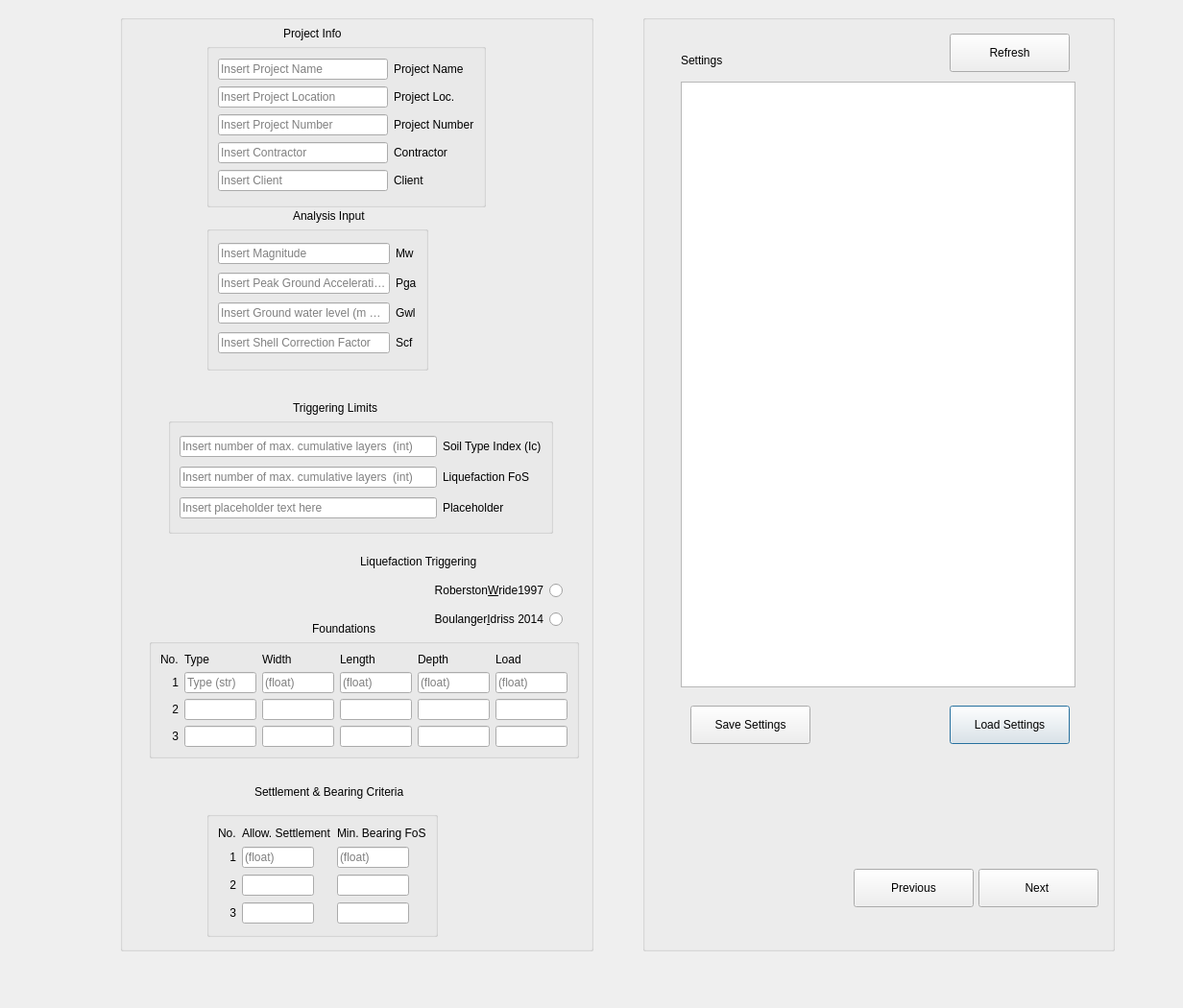
<?xml version="1.0" encoding="UTF-8"?>
<ui version="4.0">
 <class>Widget</class>
 <widget class="QDialog" name="Widget">
  <property name="geometry">
   <rect>
    <x>0</x>
    <y>0</y>
    <width>1232</width>
    <height>1050</height>
   </rect>
  </property>
  <property name="maximumSize">
   <size>
    <width>1233</width>
    <height>16777215</height>
   </size>
  </property>
  <property name="windowTitle">
   <string>Dialog</string>
  </property>
  <widget class="QWidget" name="verticalLayoutWidget_3">
   <property name="geometry">
    <rect>
     <x>100</x>
     <y>10</y>
     <width>1061</width>
     <height>991</height>
    </rect>
   </property>
   <layout class="QVBoxLayout" name="verticalLayout_5" stretch="0">
    <property name="spacing">
     <number>1</number>
    </property>
    <property name="leftMargin">
     <number>25</number>
    </property>
    <property name="topMargin">
     <number>5</number>
    </property>
    <property name="bottomMargin">
     <number>10</number>
    </property>
    <item>
     <layout class="QHBoxLayout" name="horizontalLayout">
      <item>
       <layout class="QVBoxLayout" name="verticalLayout_4" stretch="0">
        <item>
         <widget class="QGroupBox" name="groupBox">
          <property name="sizePolicy">
           <sizepolicy hsizetype="Preferred" vsizetype="Preferred">
            <horstretch>0</horstretch>
            <verstretch>0</verstretch>
           </sizepolicy>
          </property>
          <property name="title">
           <string/>
          </property>
          <widget class="QGroupBox" name="gridGroupBox">
           <property name="geometry">
            <rect>
             <x>90</x>
             <y>30</y>
             <width>291</width>
             <height>171</height>
            </rect>
           </property>
           <layout class="QGridLayout" name="gridLayout">
            <item row="1" column="0">
             <widget class="QLineEdit" name="proj_loc">
              <property name="placeholderText">
               <string>Insert Project Location</string>
              </property>
             </widget>
            </item>
            <item row="5" column="1">
             <widget class="QLabel" name="label_37">
              <property name="text">
               <string>Client</string>
              </property>
             </widget>
            </item>
            <item row="1" column="1">
             <widget class="QLabel" name="label_2">
              <property name="text">
               <string>Project Loc.</string>
              </property>
             </widget>
            </item>
            <item row="0" column="1">
             <widget class="QLabel" name="label">
              <property name="text">
               <string>Project Name</string>
              </property>
             </widget>
            </item>
            <item row="4" column="1">
             <widget class="QLabel" name="label_3">
              <property name="text">
               <string>Contractor</string>
              </property>
             </widget>
            </item>
            <item row="0" column="0">
             <widget class="QLineEdit" name="proj_name">
              <property name="placeholderText">
               <string>Insert Project Name</string>
              </property>
             </widget>
            </item>
            <item row="3" column="0">
             <widget class="QLineEdit" name="proj_num">
              <property name="placeholderText">
               <string>Insert Project Number</string>
              </property>
             </widget>
            </item>
            <item row="3" column="1">
             <widget class="QLabel" name="label_4">
              <property name="text">
               <string>Project Number</string>
              </property>
             </widget>
            </item>
            <item row="4" column="0">
             <widget class="QLineEdit" name="proj_contractor">
              <property name="placeholderText">
               <string>Insert Contractor</string>
              </property>
             </widget>
            </item>
            <item row="5" column="0">
             <widget class="QLineEdit" name="proj_client">
              <property name="placeholderText">
               <string>Insert Client</string>
              </property>
             </widget>
            </item>
           </layout>
          </widget>
          <widget class="QGroupBox" name="gridGroupBox_3">
           <property name="geometry">
            <rect>
             <x>90</x>
             <y>220</y>
             <width>231</width>
             <height>151</height>
            </rect>
           </property>
           <property name="title">
            <string/>
           </property>
           <layout class="QGridLayout" name="gridLayout_3">
            <item row="0" column="0">
             <widget class="QLineEdit" name="m_w">
              <property name="placeholderText">
               <string>Insert Magnitude </string>
              </property>
             </widget>
            </item>
            <item row="1" column="1">
             <widget class="QLabel" name="label_9">
              <property name="text">
               <string>Pga</string>
              </property>
             </widget>
            </item>
            <item row="1" column="0">
             <widget class="QLineEdit" name="pga">
              <property name="placeholderText">
               <string>Insert Peak Ground Acceleration (g)</string>
              </property>
             </widget>
            </item>
            <item row="0" column="1">
             <widget class="QLabel" name="label_10">
              <property name="text">
               <string>Mw</string>
              </property>
             </widget>
            </item>
            <item row="3" column="0">
             <widget class="QLineEdit" name="gwl">
              <property name="placeholderText">
               <string>Insert Ground water level (m ACD)</string>
              </property>
             </widget>
            </item>
            <item row="4" column="0">
             <widget class="QLineEdit" name="scf">
              <property name="placeholderText">
               <string>Insert Shell Correction Factor </string>
              </property>
             </widget>
            </item>
            <item row="4" column="1">
             <widget class="QLabel" name="label_11">
              <property name="text">
               <string>Scf</string>
              </property>
             </widget>
            </item>
            <item row="3" column="1">
             <widget class="QLabel" name="label_12">
              <property name="text">
               <string>Gwl</string>
              </property>
             </widget>
            </item>
           </layout>
          </widget>
          <widget class="QRadioButton" name="bi2014_btn">
           <property name="geometry">
            <rect>
             <x>280</x>
             <y>620</y>
             <width>181</width>
             <height>20</height>
            </rect>
           </property>
           <property name="layoutDirection">
            <enum>Qt::RightToLeft</enum>
           </property>
           <property name="text">
            <string>Boulanger&amp;Idriss 2014</string>
           </property>
          </widget>
          <widget class="QRadioButton" name="rw1997_btn">
           <property name="geometry">
            <rect>
             <x>290</x>
             <y>590</y>
             <width>171</width>
             <height>20</height>
            </rect>
           </property>
           <property name="layoutDirection">
            <enum>Qt::RightToLeft</enum>
           </property>
           <property name="text">
            <string>Roberston&amp;Wride1997</string>
           </property>
          </widget>
          <widget class="QLabel" name="label_60">
           <property name="geometry">
            <rect>
             <x>180</x>
             <y>200</y>
             <width>91</width>
             <height>20</height>
            </rect>
           </property>
           <property name="text">
            <string>Analysis Input</string>
           </property>
          </widget>
          <widget class="QLabel" name="label_61">
           <property name="geometry">
            <rect>
             <x>170</x>
             <y>10</y>
             <width>91</width>
             <height>20</height>
            </rect>
           </property>
           <property name="text">
            <string>Project Info</string>
           </property>
          </widget>
          <widget class="QGroupBox" name="gridGroupBox_6">
           <property name="geometry">
            <rect>
             <x>30</x>
             <y>650</y>
             <width>411</width>
             <height>131</height>
            </rect>
           </property>
           <layout class="QGridLayout" name="gridLayout_6">
            <property name="sizeConstraint">
             <enum>QLayout::SetFixedSize</enum>
            </property>
            <item row="1" column="4">
             <widget class="QLineEdit" name="fd1_depth">
              <property name="sizePolicy">
               <sizepolicy hsizetype="Fixed" vsizetype="Fixed">
                <horstretch>0</horstretch>
                <verstretch>0</verstretch>
               </sizepolicy>
              </property>
              <property name="maximumSize">
               <size>
                <width>75</width>
                <height>16777215</height>
               </size>
              </property>
              <property name="placeholderText">
               <string>(float)</string>
              </property>
             </widget>
            </item>
            <item row="2" column="4">
             <widget class="QLineEdit" name="fd2_depth">
              <property name="sizePolicy">
               <sizepolicy hsizetype="Fixed" vsizetype="Fixed">
                <horstretch>0</horstretch>
                <verstretch>0</verstretch>
               </sizepolicy>
              </property>
              <property name="maximumSize">
               <size>
                <width>75</width>
                <height>16777215</height>
               </size>
              </property>
             </widget>
            </item>
            <item row="0" column="1">
             <widget class="QLabel" name="label_26">
              <property name="sizePolicy">
               <sizepolicy hsizetype="Fixed" vsizetype="Fixed">
                <horstretch>0</horstretch>
                <verstretch>0</verstretch>
               </sizepolicy>
              </property>
              <property name="text">
               <string>Type</string>
              </property>
             </widget>
            </item>
            <item row="1" column="1">
             <widget class="QLineEdit" name="fd1_name">
              <property name="sizePolicy">
               <sizepolicy hsizetype="Fixed" vsizetype="Fixed">
                <horstretch>0</horstretch>
                <verstretch>0</verstretch>
               </sizepolicy>
              </property>
              <property name="maximumSize">
               <size>
                <width>75</width>
                <height>16777215</height>
               </size>
              </property>
              <property name="placeholderText">
               <string>Type (str)</string>
              </property>
             </widget>
            </item>
            <item row="3" column="0">
             <widget class="QLabel" name="label_59">
              <property name="text">
               <string>3</string>
              </property>
              <property name="alignment">
               <set>Qt::AlignRight|Qt::AlignTrailing|Qt::AlignVCenter</set>
              </property>
             </widget>
            </item>
            <item row="0" column="3">
             <widget class="QLabel" name="label_27">
              <property name="sizePolicy">
               <sizepolicy hsizetype="Fixed" vsizetype="Fixed">
                <horstretch>0</horstretch>
                <verstretch>0</verstretch>
               </sizepolicy>
              </property>
              <property name="text">
               <string>Length</string>
              </property>
             </widget>
            </item>
            <item row="3" column="4">
             <widget class="QLineEdit" name="fd3_depth">
              <property name="sizePolicy">
               <sizepolicy hsizetype="Fixed" vsizetype="Fixed">
                <horstretch>0</horstretch>
                <verstretch>0</verstretch>
               </sizepolicy>
              </property>
              <property name="maximumSize">
               <size>
                <width>75</width>
                <height>16777215</height>
               </size>
              </property>
             </widget>
            </item>
            <item row="3" column="2">
             <widget class="QLineEdit" name="fd3_width">
              <property name="sizePolicy">
               <sizepolicy hsizetype="Fixed" vsizetype="Fixed">
                <horstretch>0</horstretch>
                <verstretch>0</verstretch>
               </sizepolicy>
              </property>
              <property name="maximumSize">
               <size>
                <width>75</width>
                <height>16777215</height>
               </size>
              </property>
             </widget>
            </item>
            <item row="0" column="4">
             <widget class="QLabel" name="label_30">
              <property name="sizePolicy">
               <sizepolicy hsizetype="Fixed" vsizetype="Fixed">
                <horstretch>0</horstretch>
                <verstretch>0</verstretch>
               </sizepolicy>
              </property>
              <property name="text">
               <string>Depth</string>
              </property>
             </widget>
            </item>
            <item row="2" column="5">
             <widget class="QLineEdit" name="fd2_load">
              <property name="sizePolicy">
               <sizepolicy hsizetype="Fixed" vsizetype="Fixed">
                <horstretch>0</horstretch>
                <verstretch>0</verstretch>
               </sizepolicy>
              </property>
              <property name="maximumSize">
               <size>
                <width>75</width>
                <height>16777215</height>
               </size>
              </property>
             </widget>
            </item>
            <item row="2" column="3">
             <widget class="QLineEdit" name="fd2_length">
              <property name="sizePolicy">
               <sizepolicy hsizetype="Fixed" vsizetype="Fixed">
                <horstretch>0</horstretch>
                <verstretch>0</verstretch>
               </sizepolicy>
              </property>
              <property name="maximumSize">
               <size>
                <width>75</width>
                <height>16777215</height>
               </size>
              </property>
             </widget>
            </item>
            <item row="3" column="5">
             <widget class="QLineEdit" name="fd3_load">
              <property name="sizePolicy">
               <sizepolicy hsizetype="Fixed" vsizetype="Fixed">
                <horstretch>0</horstretch>
                <verstretch>0</verstretch>
               </sizepolicy>
              </property>
              <property name="maximumSize">
               <size>
                <width>75</width>
                <height>16777215</height>
               </size>
              </property>
             </widget>
            </item>
            <item row="3" column="3">
             <widget class="QLineEdit" name="fd3_length">
              <property name="sizePolicy">
               <sizepolicy hsizetype="Fixed" vsizetype="Fixed">
                <horstretch>0</horstretch>
                <verstretch>0</verstretch>
               </sizepolicy>
              </property>
              <property name="maximumSize">
               <size>
                <width>75</width>
                <height>16777215</height>
               </size>
              </property>
             </widget>
            </item>
            <item row="0" column="0">
             <widget class="QLabel" name="label_35">
              <property name="sizePolicy">
               <sizepolicy hsizetype="Fixed" vsizetype="Fixed">
                <horstretch>0</horstretch>
                <verstretch>0</verstretch>
               </sizepolicy>
              </property>
              <property name="text">
               <string>No.</string>
              </property>
             </widget>
            </item>
            <item row="2" column="0">
             <widget class="QLabel" name="label_58">
              <property name="text">
               <string>2</string>
              </property>
              <property name="alignment">
               <set>Qt::AlignRight|Qt::AlignTrailing|Qt::AlignVCenter</set>
              </property>
             </widget>
            </item>
            <item row="3" column="1">
             <widget class="QLineEdit" name="fd3_name">
              <property name="sizePolicy">
               <sizepolicy hsizetype="Fixed" vsizetype="Fixed">
                <horstretch>0</horstretch>
                <verstretch>0</verstretch>
               </sizepolicy>
              </property>
              <property name="maximumSize">
               <size>
                <width>75</width>
                <height>16777215</height>
               </size>
              </property>
             </widget>
            </item>
            <item row="1" column="0">
             <widget class="QLabel" name="label_34">
              <property name="text">
               <string>1</string>
              </property>
              <property name="alignment">
               <set>Qt::AlignRight|Qt::AlignTrailing|Qt::AlignVCenter</set>
              </property>
             </widget>
            </item>
            <item row="0" column="2">
             <widget class="QLabel" name="label_29">
              <property name="sizePolicy">
               <sizepolicy hsizetype="Fixed" vsizetype="Fixed">
                <horstretch>0</horstretch>
                <verstretch>0</verstretch>
               </sizepolicy>
              </property>
              <property name="text">
               <string>Width</string>
              </property>
             </widget>
            </item>
            <item row="1" column="2">
             <widget class="QLineEdit" name="fd1_width">
              <property name="sizePolicy">
               <sizepolicy hsizetype="Fixed" vsizetype="Fixed">
                <horstretch>0</horstretch>
                <verstretch>0</verstretch>
               </sizepolicy>
              </property>
              <property name="maximumSize">
               <size>
                <width>75</width>
                <height>16777215</height>
               </size>
              </property>
              <property name="placeholderText">
               <string>(float)</string>
              </property>
             </widget>
            </item>
            <item row="1" column="5">
             <widget class="QLineEdit" name="fd1_load">
              <property name="sizePolicy">
               <sizepolicy hsizetype="Fixed" vsizetype="Fixed">
                <horstretch>0</horstretch>
                <verstretch>0</verstretch>
               </sizepolicy>
              </property>
              <property name="maximumSize">
               <size>
                <width>75</width>
                <height>16777215</height>
               </size>
              </property>
              <property name="placeholderText">
               <string>(float)</string>
              </property>
             </widget>
            </item>
            <item row="1" column="3">
             <widget class="QLineEdit" name="fd1_length">
              <property name="sizePolicy">
               <sizepolicy hsizetype="Fixed" vsizetype="Fixed">
                <horstretch>0</horstretch>
                <verstretch>0</verstretch>
               </sizepolicy>
              </property>
              <property name="maximumSize">
               <size>
                <width>75</width>
                <height>16777215</height>
               </size>
              </property>
              <property name="placeholderText">
               <string>(float)</string>
              </property>
             </widget>
            </item>
            <item row="0" column="5">
             <widget class="QLabel" name="label_31">
              <property name="sizePolicy">
               <sizepolicy hsizetype="Fixed" vsizetype="Fixed">
                <horstretch>0</horstretch>
                <verstretch>0</verstretch>
               </sizepolicy>
              </property>
              <property name="text">
               <string>Load</string>
              </property>
             </widget>
            </item>
            <item row="2" column="1">
             <widget class="QLineEdit" name="fd2_name">
              <property name="sizePolicy">
               <sizepolicy hsizetype="Fixed" vsizetype="Fixed">
                <horstretch>0</horstretch>
                <verstretch>0</verstretch>
               </sizepolicy>
              </property>
              <property name="maximumSize">
               <size>
                <width>75</width>
                <height>16777215</height>
               </size>
              </property>
             </widget>
            </item>
            <item row="2" column="2">
             <widget class="QLineEdit" name="fd2_width">
              <property name="sizePolicy">
               <sizepolicy hsizetype="Fixed" vsizetype="Fixed">
                <horstretch>0</horstretch>
                <verstretch>0</verstretch>
               </sizepolicy>
              </property>
              <property name="maximumSize">
               <size>
                <width>75</width>
                <height>16777215</height>
               </size>
              </property>
             </widget>
            </item>
           </layout>
          </widget>
          <widget class="QLabel" name="label_36">
           <property name="geometry">
            <rect>
             <x>200</x>
             <y>630</y>
             <width>91</width>
             <height>20</height>
            </rect>
           </property>
           <property name="text">
            <string>Foundations</string>
           </property>
          </widget>
          <widget class="QGroupBox" name="groupBox">
           <property name="geometry">
            <rect>
             <x>90</x>
             <y>830</y>
             <width>241</width>
             <height>131</height>
            </rect>
           </property>
           <layout class="QGridLayout" name="gridLayout_10">
            <item row="3" column="2">
             <widget class="QLineEdit" name="fd3_bearing">
              <property name="sizePolicy">
               <sizepolicy hsizetype="Fixed" vsizetype="Fixed">
                <horstretch>0</horstretch>
                <verstretch>0</verstretch>
               </sizepolicy>
              </property>
              <property name="maximumSize">
               <size>
                <width>75</width>
                <height>16777215</height>
               </size>
              </property>
             </widget>
            </item>
            <item row="3" column="0">
             <widget class="QLabel" name="label_63">
              <property name="layoutDirection">
               <enum>Qt::LeftToRight</enum>
              </property>
              <property name="text">
               <string>3</string>
              </property>
              <property name="alignment">
               <set>Qt::AlignRight|Qt::AlignTrailing|Qt::AlignVCenter</set>
              </property>
             </widget>
            </item>
            <item row="0" column="2">
             <widget class="QLabel" name="label_28">
              <property name="sizePolicy">
               <sizepolicy hsizetype="Fixed" vsizetype="Fixed">
                <horstretch>0</horstretch>
                <verstretch>0</verstretch>
               </sizepolicy>
              </property>
              <property name="text">
               <string>Min. Bearing FoS</string>
              </property>
             </widget>
            </item>
            <item row="1" column="1">
             <widget class="QLineEdit" name="fd1_settlement">
              <property name="sizePolicy">
               <sizepolicy hsizetype="Fixed" vsizetype="Fixed">
                <horstretch>0</horstretch>
                <verstretch>0</verstretch>
               </sizepolicy>
              </property>
              <property name="maximumSize">
               <size>
                <width>75</width>
                <height>16777215</height>
               </size>
              </property>
              <property name="placeholderText">
               <string>(float)</string>
              </property>
             </widget>
            </item>
            <item row="3" column="1">
             <widget class="QLineEdit" name="fd3_settlement">
              <property name="sizePolicy">
               <sizepolicy hsizetype="Fixed" vsizetype="Fixed">
                <horstretch>0</horstretch>
                <verstretch>0</verstretch>
               </sizepolicy>
              </property>
              <property name="maximumSize">
               <size>
                <width>75</width>
                <height>16777215</height>
               </size>
              </property>
             </widget>
            </item>
            <item row="1" column="0">
             <widget class="QLabel" name="label_65">
              <property name="layoutDirection">
               <enum>Qt::LeftToRight</enum>
              </property>
              <property name="text">
               <string>1</string>
              </property>
              <property name="alignment">
               <set>Qt::AlignRight|Qt::AlignTrailing|Qt::AlignVCenter</set>
              </property>
             </widget>
            </item>
            <item row="2" column="0">
             <widget class="QLabel" name="label_62">
              <property name="layoutDirection">
               <enum>Qt::LeftToRight</enum>
              </property>
              <property name="text">
               <string>2</string>
              </property>
              <property name="alignment">
               <set>Qt::AlignRight|Qt::AlignTrailing|Qt::AlignVCenter</set>
              </property>
             </widget>
            </item>
            <item row="1" column="2">
             <widget class="QLineEdit" name="fd1_bearing">
              <property name="sizePolicy">
               <sizepolicy hsizetype="Fixed" vsizetype="Fixed">
                <horstretch>0</horstretch>
                <verstretch>0</verstretch>
               </sizepolicy>
              </property>
              <property name="maximumSize">
               <size>
                <width>75</width>
                <height>16777215</height>
               </size>
              </property>
              <property name="placeholderText">
               <string>(float)</string>
              </property>
             </widget>
            </item>
            <item row="0" column="0">
             <widget class="QLabel" name="label_66">
              <property name="sizePolicy">
               <sizepolicy hsizetype="Fixed" vsizetype="Fixed">
                <horstretch>0</horstretch>
                <verstretch>0</verstretch>
               </sizepolicy>
              </property>
              <property name="text">
               <string>No.</string>
              </property>
             </widget>
            </item>
            <item row="0" column="1">
             <widget class="QLabel" name="label_32">
              <property name="sizePolicy">
               <sizepolicy hsizetype="Fixed" vsizetype="Fixed">
                <horstretch>0</horstretch>
                <verstretch>0</verstretch>
               </sizepolicy>
              </property>
              <property name="text">
               <string>Allow. Settlement</string>
              </property>
             </widget>
            </item>
            <item row="2" column="2">
             <widget class="QLineEdit" name="fd2_bearing">
              <property name="sizePolicy">
               <sizepolicy hsizetype="Fixed" vsizetype="Fixed">
                <horstretch>0</horstretch>
                <verstretch>0</verstretch>
               </sizepolicy>
              </property>
              <property name="maximumSize">
               <size>
                <width>75</width>
                <height>16777215</height>
               </size>
              </property>
             </widget>
            </item>
            <item row="2" column="1">
             <widget class="QLineEdit" name="fd2_settlement">
              <property name="sizePolicy">
               <sizepolicy hsizetype="Fixed" vsizetype="Fixed">
                <horstretch>0</horstretch>
                <verstretch>0</verstretch>
               </sizepolicy>
              </property>
              <property name="maximumSize">
               <size>
                <width>75</width>
                <height>16777215</height>
               </size>
              </property>
             </widget>
            </item>
           </layout>
          </widget>
          <widget class="QLabel" name="label_67">
           <property name="geometry">
            <rect>
             <x>140</x>
             <y>800</y>
             <width>171</width>
             <height>20</height>
            </rect>
           </property>
           <property name="text">
            <string>Settlement &amp; Bearing Criteria</string>
           </property>
          </widget>
          <widget class="QLabel" name="label_64">
           <property name="geometry">
            <rect>
             <x>250</x>
             <y>560</y>
             <width>131</width>
             <height>20</height>
            </rect>
           </property>
           <property name="text">
            <string>Liquefaction Triggering </string>
           </property>
          </widget>
          <widget class="QGroupBox" name="gridGroupBox_4">
           <property name="geometry">
            <rect>
             <x>50</x>
             <y>420</y>
             <width>401</width>
             <height>121</height>
            </rect>
           </property>
           <property name="title">
            <string/>
           </property>
           <layout class="QGridLayout" name="gridLayout_11">
            <item row="0" column="0">
             <widget class="QLineEdit" name="cumulative_ic">
              <property name="placeholderText">
               <string>Insert number of max. cumulative layers  (int)</string>
              </property>
             </widget>
            </item>
            <item row="1" column="0">
             <widget class="QLineEdit" name="cumulative_fos">
              <property name="placeholderText">
               <string>Insert number of max. cumulative layers  (int)</string>
              </property>
             </widget>
            </item>
            <item row="1" column="1">
             <widget class="QLabel" name="label_19">
              <property name="text">
               <string>Liquefaction FoS</string>
              </property>
             </widget>
            </item>
            <item row="0" column="1">
             <widget class="QLabel" name="label_21">
              <property name="text">
               <string>Soil Type Index (Ic)</string>
              </property>
             </widget>
            </item>
            <item row="2" column="0">
             <widget class="QLineEdit" name="placeholder">
              <property name="placeholderText">
               <string>Insert placeholder text here</string>
              </property>
             </widget>
            </item>
            <item row="2" column="1">
             <widget class="QLabel" name="label_70">
              <property name="text">
               <string>Placeholder</string>
              </property>
             </widget>
            </item>
           </layout>
          </widget>
          <widget class="QLabel" name="label_71">
           <property name="geometry">
            <rect>
             <x>180</x>
             <y>400</y>
             <width>111</width>
             <height>20</height>
            </rect>
           </property>
           <property name="text">
            <string>Triggering Limits </string>
           </property>
          </widget>
         </widget>
        </item>
       </layout>
      </item>
      <item>
       <spacer name="horizontalSpacer">
        <property name="orientation">
         <enum>Qt::Horizontal</enum>
        </property>
        <property name="sizeType">
         <enum>QSizePolicy::Fixed</enum>
        </property>
        <property name="sizeHint" stdset="0">
         <size>
          <width>50</width>
          <height>50</height>
         </size>
        </property>
       </spacer>
      </item>
      <item>
       <layout class="QVBoxLayout" name="verticalLayout_6">
        <item>
         <widget class="QGroupBox" name="groupBox_4">
          <property name="sizePolicy">
           <sizepolicy hsizetype="Preferred" vsizetype="Expanding">
            <horstretch>0</horstretch>
            <verstretch>0</verstretch>
           </sizepolicy>
          </property>
          <property name="maximumSize">
           <size>
            <width>16777215</width>
            <height>1899</height>
           </size>
          </property>
          <property name="title">
           <string/>
          </property>
          <widget class="QPushButton" name="load_settings_btn">
           <property name="geometry">
            <rect>
             <x>320</x>
             <y>720</y>
             <width>125</width>
             <height>40</height>
            </rect>
           </property>
           <property name="sizePolicy">
            <sizepolicy hsizetype="Fixed" vsizetype="Fixed">
             <horstretch>0</horstretch>
             <verstretch>0</verstretch>
            </sizepolicy>
           </property>
           <property name="text">
            <string>Load Settings</string>
           </property>
          </widget>
          <widget class="QPushButton" name="save_settings_btn">
           <property name="geometry">
            <rect>
             <x>50</x>
             <y>720</y>
             <width>125</width>
             <height>40</height>
            </rect>
           </property>
           <property name="sizePolicy">
            <sizepolicy hsizetype="Fixed" vsizetype="Fixed">
             <horstretch>0</horstretch>
             <verstretch>0</verstretch>
            </sizepolicy>
           </property>
           <property name="text">
            <string>Save Settings</string>
           </property>
          </widget>
          <widget class="QTreeView" name="proj_tree">
           <property name="geometry">
            <rect>
             <x>40</x>
             <y>70</y>
             <width>411</width>
             <height>631</height>
            </rect>
           </property>
           <property name="sizePolicy">
            <sizepolicy hsizetype="Preferred" vsizetype="Fixed">
             <horstretch>0</horstretch>
             <verstretch>0</verstretch>
            </sizepolicy>
           </property>
           <property name="maximumSize">
            <size>
             <width>16777215</width>
             <height>900</height>
            </size>
           </property>
          </widget>
          <widget class="QPushButton" name="refresh_json_btn">
           <property name="geometry">
            <rect>
             <x>320</x>
             <y>20</y>
             <width>125</width>
             <height>40</height>
            </rect>
           </property>
           <property name="sizePolicy">
            <sizepolicy hsizetype="Fixed" vsizetype="Fixed">
             <horstretch>0</horstretch>
             <verstretch>0</verstretch>
            </sizepolicy>
           </property>
           <property name="text">
            <string>Refresh</string>
           </property>
          </widget>
          <widget class="QLabel" name="label_68">
           <property name="geometry">
            <rect>
             <x>40</x>
             <y>40</y>
             <width>181</width>
             <height>16</height>
            </rect>
           </property>
           <property name="sizePolicy">
            <sizepolicy hsizetype="Fixed" vsizetype="Fixed">
             <horstretch>0</horstretch>
             <verstretch>0</verstretch>
            </sizepolicy>
           </property>
           <property name="text">
            <string>Settings</string>
           </property>
          </widget>
          <widget class="QPushButton" name="previous_btn">
           <property name="geometry">
            <rect>
             <x>220</x>
             <y>890</y>
             <width>125</width>
             <height>40</height>
            </rect>
           </property>
           <property name="sizePolicy">
            <sizepolicy hsizetype="Fixed" vsizetype="Fixed">
             <horstretch>0</horstretch>
             <verstretch>0</verstretch>
            </sizepolicy>
           </property>
           <property name="text">
            <string>Previous</string>
           </property>
           <property name="shortcut">
            <string>A</string>
           </property>
          </widget>
          <widget class="QPushButton" name="next_btn">
           <property name="geometry">
            <rect>
             <x>350</x>
             <y>890</y>
             <width>125</width>
             <height>40</height>
            </rect>
           </property>
           <property name="sizePolicy">
            <sizepolicy hsizetype="Fixed" vsizetype="Fixed">
             <horstretch>0</horstretch>
             <verstretch>0</verstretch>
            </sizepolicy>
           </property>
           <property name="text">
            <string>Next </string>
           </property>
           <property name="shortcut">
            <string>D</string>
           </property>
          </widget>
         </widget>
        </item>
       </layout>
      </item>
     </layout>
    </item>
   </layout>
  </widget>
 </widget>
 <resources/>
 <connections/>
</ui>
